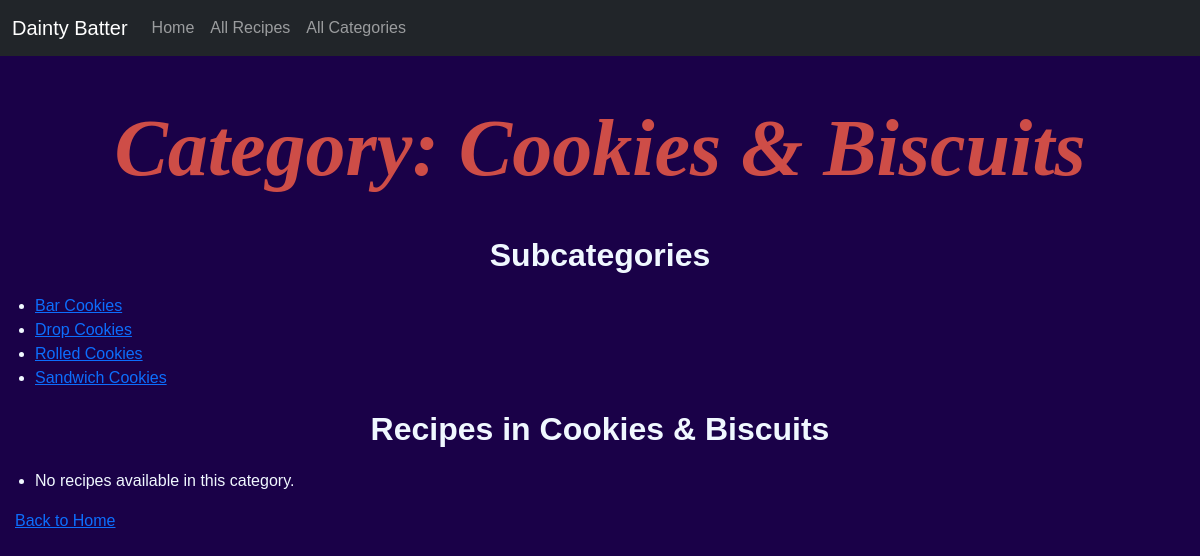
Page /categories/cookies-biscuits/ on the committed database.
### catalog/models.py (models this page shows, shortened)
class Category(models.Model):
    id = models.UUIDField(primary_key=True, default=uuid.uuid4, editable=False)
    name = models.CharField(
        max_length=200,
        unique=True,
        help_text='Enter a category of baked good (e.g., Breads, Cakes)'
    )
    parent = models.ForeignKey(
        'self',
        on_delete=models.SET_NULL,
        null=True,
        blank=True,
        related_name='subcategories',
        help_text='Select a parent category if this is a subcategory'
    )
    slug = models.SlugField(
        max_length=200,
        unique=True,
        blank=True,
        help_text='Auto-generated from name if left blank'
    )
    icon = models.ImageField(
        upload_to='category_icons/',
        null=True,
        blank=True,
        help_text='Optional icon for this category'
    )
    color = models.CharField(
        max_length=7,
        blank=True,
        help_text='Optional hex color code (e.g. #ffcc00)'
    )
    category_type = models.CharField(
        max_length=10,
        choices=CATEGORY_TYPE_CHOICES,
        default='main',
        help_text='Main category or subcategory'
    )
    class Meta:
        ordering = ['parent__name', 'name']
        verbose_name_plural = 'Categories'

### catalog/views.py (the view)
# urls.py: path('categories/<slug:slug>/', views.category_detail, name='category_detail'),
def category_detail(request, slug):
    category = get_object_or_404(Category, slug=slug)
    recipes = Recipe.objects.filter(category=category)
    subcategories = category.subcategories.all()
    context = {
        'category': category,
        'recipes': recipes,
        'subcategories': subcategories,
    }
    return render(request, 'categories/category_details.html', context)

### catalog/templates/categories/category_details.html (shortened to what this page needs)
{% extends "base.html" %}
{% load static %}
{% block content %}
  <h1>Category: {{ category.name }}</h1>
  {% if subcategories %}
    <h2>Subcategories</h2>
    <ul>
      {% for sub in subcategories %}
        <li>
          <a href="{% url 'category_detail' sub.slug %}">{{ sub.name }}</a>
        </li>
      {% endfor %}
    </ul>
  {% else %}
    <p>No subcategories available.</p>
  {% endif %}
  <h2>Recipes in {{ category.name }}</h2>
  <ul>
    {% for recipe in recipes %}
      <li>
        <a href="{% url 'recipe_detail' recipe.recipe_id %}">{{ recipe.title }}</a>
      </li>
    {% empty %}
      <li>No recipes available in this category.</li>
    {% endfor %}
  </ul>
  <p><a href="{% url 'home' %}">Back to Home</a></p>
{% endblock %}

### catalog/static/style.css (style rules this page uses)
body { background-color: #1A0148; color: aliceblue; text-align: inherit; font-family: "Montserrat", sans-serif; margin: 0; padding: 0; }
h1 { color: #CE4D47; text-align: center; font-family: "Brush Script MT", cursive; font-size: 5em; font-weight: 550; font-style: italic; margin: 0; padding: 20px 0; }
h2 { color: aliceblue; text-align: center; font-family: "Montserrat", sans-serif; font-weight: 600; margin: 20px 0; }
p { color: aliceblue; font-family: "Montserrat", sans-serif; margin: 10px 0; }
ul { color: aliceblue; font-family: "Montserrat", sans-serif; padding-left: 20px; }

### rows in the picture
Category: name "Cookies & Biscuits"
Category: name "Bar Cookies"
Category: name "Drop Cookies"
Category: name "Rolled Cookies"
Category: name "Sandwich Cookies"
